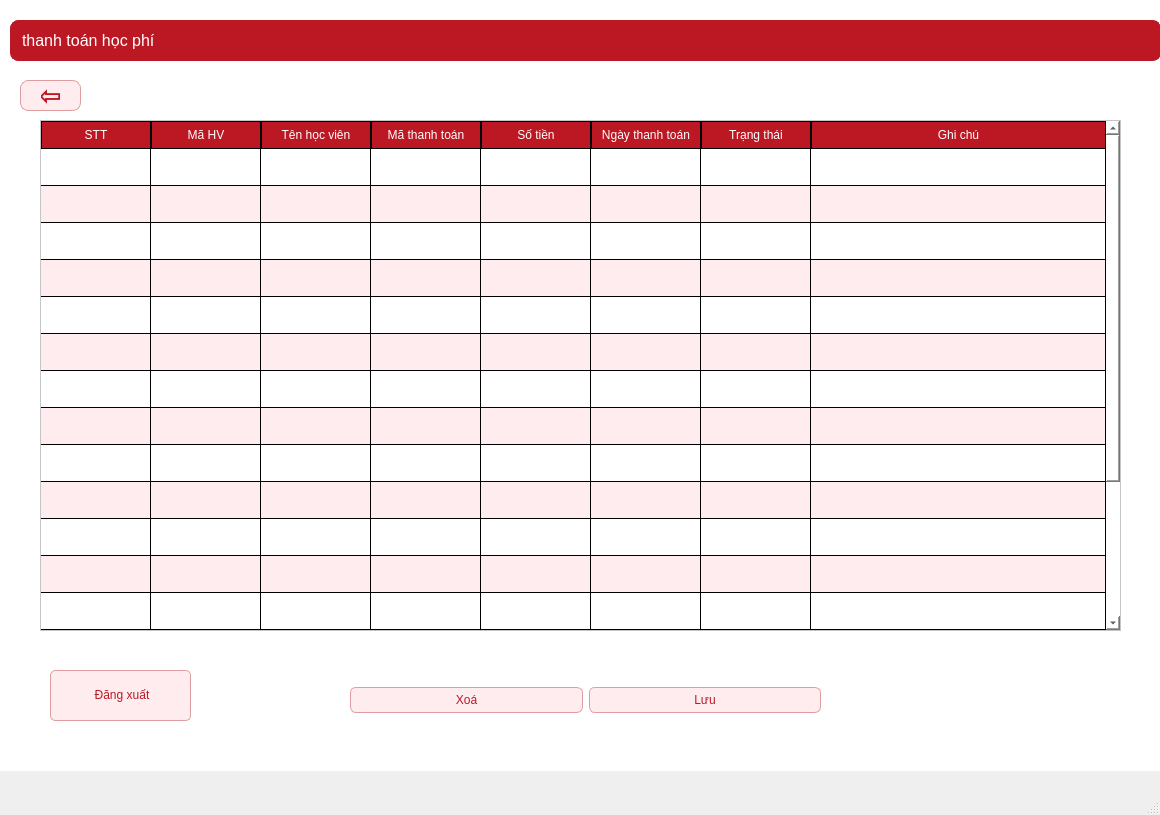
<?xml version="1.0" encoding="UTF-8"?>
<ui version="4.0">
 <class>MainWindow</class>
 <widget class="QMainWindow" name="MainWindow">
  <property name="geometry">
   <rect>
    <x>0</x>
    <y>0</y>
    <width>1160</width>
    <height>815</height>
   </rect>
  </property>
  <property name="windowTitle">
   <string>MainWindow</string>
  </property>
  <widget class="QWidget" name="centralwidget">
   <widget class="QWidget" name="widget" native="true">
    <property name="geometry">
     <rect>
      <x>0</x>
      <y>0</y>
      <width>1161</width>
      <height>771</height>
     </rect>
    </property>
    <property name="styleSheet">
     <string notr="true">background: white;</string>
    </property>
    <widget class="QLabel" name="label_thanhtoanhocphi">
     <property name="geometry">
      <rect>
       <x>10</x>
       <y>20</y>
       <width>1151</width>
       <height>41</height>
      </rect>
     </property>
     <property name="styleSheet">
      <string notr="true">QLabel {
    /* Màu nền đỏ đậm thương hiệu của Trầm */
    background-color: #bc1823;
    
    /* Chữ trắng, in hoa và đậm (Bold 700) */
    color: white;
    font: 700 10pt &quot;Segoe UI&quot;;
    text-transform: uppercase;
    
    /* Bo góc và viền để khớp với Dashboard */
    border-radius: 8px;
    border: 1px solid #bc1823;
    
    /* Căn giữa chữ tuyệt đối */
    qproperty-alignment: 'AlignCenter';
    padding: 8px;
}

/* Hiệu ứng khi di chuột vào để giao diện sinh động hơn */
QLabel:hover {
    background-color: #ffecee; /* Đổi sang nền hồng nhạt */
    color: #bc1823;           /* Chữ chuyển sang đỏ đậm */
    border: 1px solid #df9da2;
}</string>
     </property>
     <property name="text">
      <string>&lt;html&gt;&lt;head/&gt;&lt;body&gt;&lt;p&gt;&lt;span style=&quot; font-size:12pt;&quot;&gt;thanh toán học phí&lt;/span&gt;&lt;/p&gt;&lt;/body&gt;&lt;/html&gt;</string>
     </property>
    </widget>
    <widget class="QPushButton" name="pushButton">
     <property name="geometry">
      <rect>
       <x>20</x>
       <y>80</y>
       <width>61</width>
       <height>31</height>
      </rect>
     </property>
     <property name="font">
      <font>
       <family>Segoe UI</family>
       <pointsize>20</pointsize>
       <weight>75</weight>
       <bold>true</bold>
      </font>
     </property>
     <property name="styleSheet">
      <string notr="true">QPushButton {
    /* Màu nền và viền */
    background-color: #ffecee; 
    border: 1px solid #df9da2;
    border-radius: 8px; /* Tăng bo góc một chút cho hợp với chữ to */
    
    /* Chữ: In đậm, Cỡ 25pt, Font Segoe UI */
    color: #bc1823;
    font-family: &quot;Segoe UI&quot;;
    font-size: 20pt;
    font-weight: bold;
    
    /* Đệm thêm khoảng trống xung quanh chữ */
    padding: 5px 20px;
}

QPushButton:hover {
    background-color: #f8d7da;
    border: 2px solid #bc1823; /* Viền dày hơn khi di chuột */
}

QPushButton:pressed {
    background-color: #df9da2;
    color: white;
}</string>
     </property>
     <property name="text">
      <string>⇦</string>
     </property>
     <property name="icon">
      <iconset theme="\u2b05">
       <normaloff>.</normaloff>.</iconset>
     </property>
     <property name="iconSize">
      <size>
       <width>25</width>
       <height>25</height>
      </size>
     </property>
    </widget>
    <widget class="QLabel" name="label_dangxuat_6">
     <property name="geometry">
      <rect>
       <x>50</x>
       <y>670</y>
       <width>141</width>
       <height>51</height>
      </rect>
     </property>
     <property name="styleSheet">
      <string notr="true">QLabel {
    /* Font Segoe UI in đậm nhưng kích thước nhỏ gọn */
    font: 700 9pt &quot;Segoe UI&quot;;
    color: #bc1823;           /* Màu đỏ đậm thương hiệu */
    background-color: #ffecee; /* Nền đỏ nhạt để nổi bật chữ */
    
    /* Bo góc và khoảng cách lề */
    border-radius: 5px;
    padding: 3px 8px;
    
    /* Viền mảnh để tạo độ khối */
    border: 1px solid #df9da2;
}</string>
     </property>
     <property name="text">
      <string>&lt;html&gt;&lt;head/&gt;&lt;body&gt;&lt;p align=&quot;center&quot;&gt;&lt;span style=&quot; font-size:9pt;&quot;&gt;Đăng xuất&lt;/span&gt;&lt;/p&gt;&lt;/body&gt;&lt;/html&gt;</string>
     </property>
    </widget>
    <widget class="QTableWidget" name="danhsachlopday">
     <property name="geometry">
      <rect>
       <x>40</x>
       <y>120</y>
       <width>1081</width>
       <height>511</height>
      </rect>
     </property>
     <property name="styleSheet">
      <string notr="true">QTableWidget {
	font: 75 9pt &quot;MS Shell Dlg 2&quot;;
    background-color: white;
	alternate-background-color:#ffecee;
    gridline-color: black;
}

QHeaderView::section {
    background-color: #bc1823;
    color: white;
    padding: 4px;
    border: 1px solid black;
}

</string>
     </property>
     <property name="verticalScrollBarPolicy">
      <enum>Qt::ScrollBarAsNeeded</enum>
     </property>
     <property name="showDropIndicator" stdset="0">
      <bool>true</bool>
     </property>
     <property name="dragDropOverwriteMode">
      <bool>true</bool>
     </property>
     <property name="alternatingRowColors">
      <bool>true</bool>
     </property>
     <property name="showGrid">
      <bool>true</bool>
     </property>
     <attribute name="horizontalHeaderDefaultSectionSize">
      <number>110</number>
     </attribute>
     <attribute name="horizontalHeaderShowSortIndicator" stdset="0">
      <bool>false</bool>
     </attribute>
     <attribute name="horizontalHeaderStretchLastSection">
      <bool>true</bool>
     </attribute>
     <attribute name="verticalHeaderVisible">
      <bool>false</bool>
     </attribute>
     <attribute name="verticalHeaderDefaultSectionSize">
      <number>37</number>
     </attribute>
     <attribute name="verticalHeaderShowSortIndicator" stdset="0">
      <bool>false</bool>
     </attribute>
     <row>
      <property name="text">
       <string/>
      </property>
     </row>
     <row>
      <property name="text">
       <string/>
      </property>
     </row>
     <row>
      <property name="text">
       <string/>
      </property>
     </row>
     <row>
      <property name="text">
       <string/>
      </property>
     </row>
     <row>
      <property name="text">
       <string/>
      </property>
     </row>
     <row>
      <property name="text">
       <string/>
      </property>
     </row>
     <row>
      <property name="text">
       <string/>
      </property>
     </row>
     <row>
      <property name="text">
       <string/>
      </property>
     </row>
     <row>
      <property name="text">
       <string/>
      </property>
     </row>
     <row>
      <property name="text">
       <string/>
      </property>
     </row>
     <row>
      <property name="text">
       <string/>
      </property>
     </row>
     <row>
      <property name="text">
       <string/>
      </property>
     </row>
     <row>
      <property name="text">
       <string/>
      </property>
     </row>
     <row>
      <property name="text">
       <string/>
      </property>
     </row>
     <row>
      <property name="text">
       <string/>
      </property>
     </row>
     <row>
      <property name="text">
       <string/>
      </property>
     </row>
     <row>
      <property name="text">
       <string/>
      </property>
     </row>
     <row>
      <property name="text">
       <string/>
      </property>
     </row>
     <column>
      <property name="text">
       <string>STT</string>
      </property>
     </column>
     <column>
      <property name="text">
       <string>Mã HV</string>
      </property>
     </column>
     <column>
      <property name="text">
       <string>Tên học viên</string>
      </property>
     </column>
     <column>
      <property name="text">
       <string>Mã thanh toán</string>
      </property>
     </column>
     <column>
      <property name="text">
       <string>Số tiền</string>
      </property>
     </column>
     <column>
      <property name="text">
       <string>Ngày thanh toán</string>
      </property>
     </column>
     <column>
      <property name="text">
       <string>Trạng thái</string>
      </property>
     </column>
     <column>
      <property name="text">
       <string>Ghi chú</string>
      </property>
     </column>
     <item row="0" column="1">
      <property name="text">
       <string/>
      </property>
      <property name="font">
       <font>
        <pointsize>10</pointsize>
        <weight>75</weight>
        <bold>true</bold>
       </font>
      </property>
     </item>
    </widget>
    <widget class="QWidget" name="horizontalLayoutWidget_2">
     <property name="geometry">
      <rect>
       <x>350</x>
       <y>660</y>
       <width>471</width>
       <height>81</height>
      </rect>
     </property>
     <layout class="QHBoxLayout" name="horizontalLayout_2">
      <item>
       <widget class="QPushButton" name="pushButton_xoa3_2">
        <property name="styleSheet">
         <string notr="true">QPushButton {
    /* Màu nền hồng nhạt phối với viền hồng đậm hơn một chút */
    background-color: #ffecee; 
    border: 1px solid #df9da2;
    border-radius: 6px;
    
    /* Chữ đỏ đậm nhưng cỡ nhỏ lại (9pt thay vì 10-11pt) */
    color: #bc1823;
    font: 700 9pt &quot;Segoe UI&quot;;
    
    /* Không in hoa toàn bộ để trông nhẹ nhàng hơn */
    padding: 5px 15px;
}

QPushButton:hover {
    /* Hiệu ứng khi di chuột vào: Nền đậm hơn xíu */
    background-color: #f8d7da;
    border: 1px solid #bc1823;
}

QPushButton:pressed {
    background-color: #df9da2;
    color: white;
}</string>
        </property>
        <property name="text">
         <string>Xoá</string>
        </property>
       </widget>
      </item>
      <item>
       <widget class="QPushButton" name="pushButton_luu">
        <property name="styleSheet">
         <string notr="true">QPushButton {
    /* Màu nền hồng nhạt phối với viền hồng đậm hơn một chút */
    background-color: #ffecee; 
    border: 1px solid #df9da2;
    border-radius: 6px;
    
    /* Chữ đỏ đậm nhưng cỡ nhỏ lại (9pt thay vì 10-11pt) */
    color: #bc1823;
    font: 700 9pt &quot;Segoe UI&quot;;
    
    /* Không in hoa toàn bộ để trông nhẹ nhàng hơn */
    padding: 5px 15px;
}

QPushButton:hover {
    /* Hiệu ứng khi di chuột vào: Nền đậm hơn xíu */
    background-color: #f8d7da;
    border: 1px solid #bc1823;
}

QPushButton:pressed {
    background-color: #df9da2;
    color: white;
}</string>
        </property>
        <property name="text">
         <string>Lưu</string>
        </property>
       </widget>
      </item>
     </layout>
    </widget>
   </widget>
  </widget>
  <widget class="QMenuBar" name="menubar">
   <property name="geometry">
    <rect>
     <x>0</x>
     <y>0</y>
     <width>1160</width>
     <height>26</height>
    </rect>
   </property>
  </widget>
  <widget class="QStatusBar" name="statusbar"/>
 </widget>
 <resources/>
 <connections/>
</ui>
